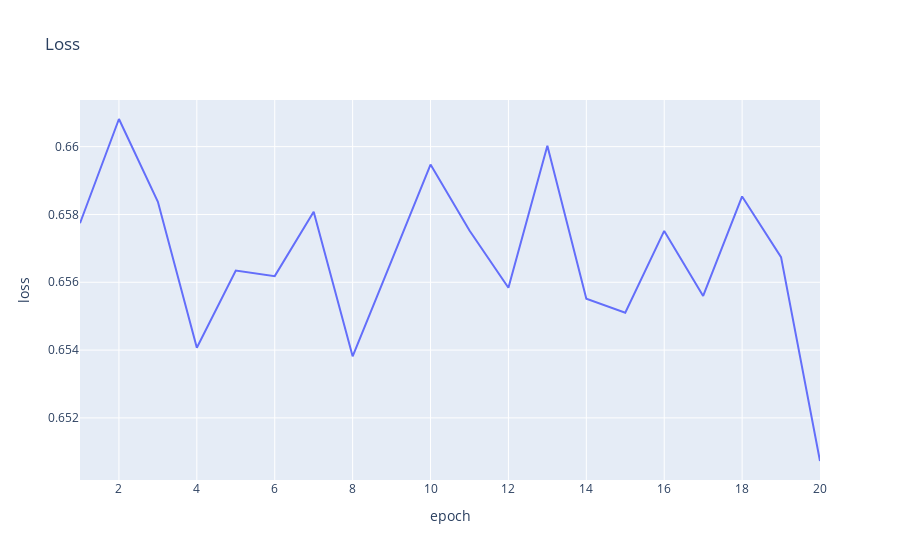
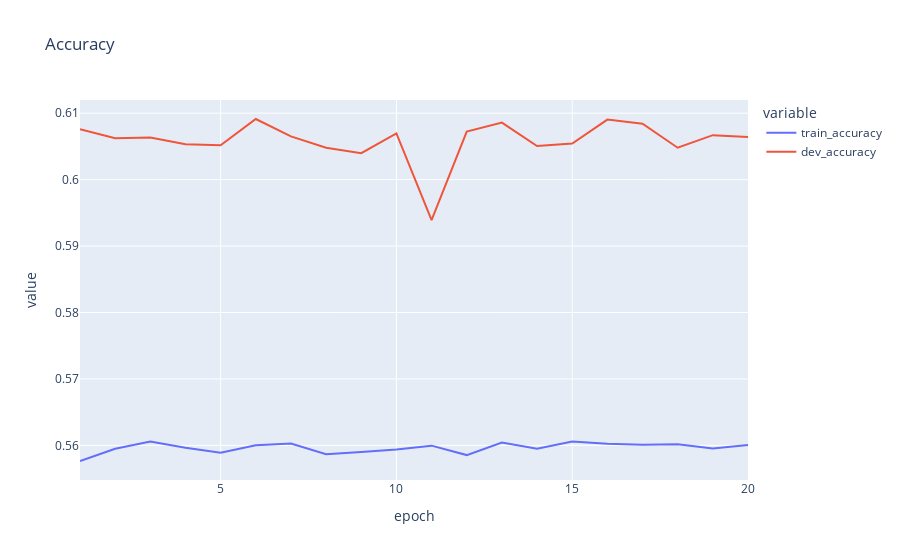
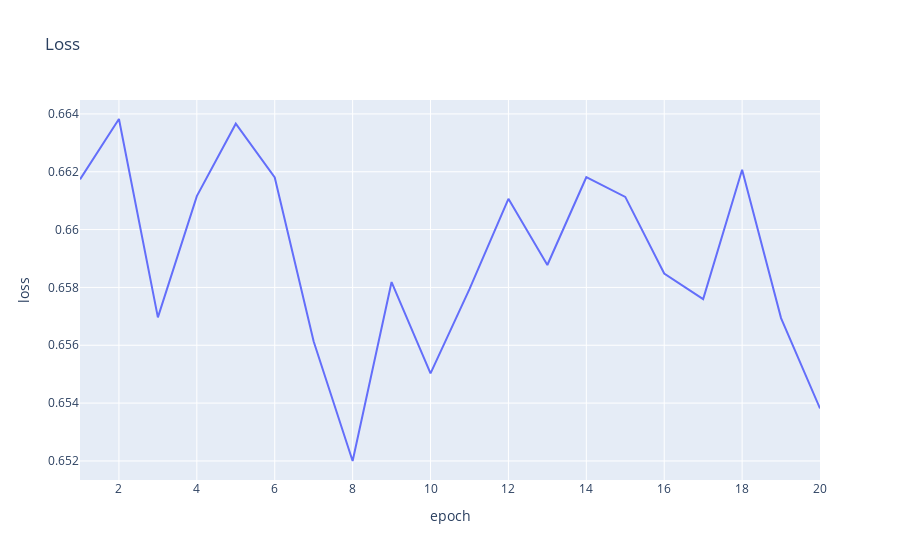
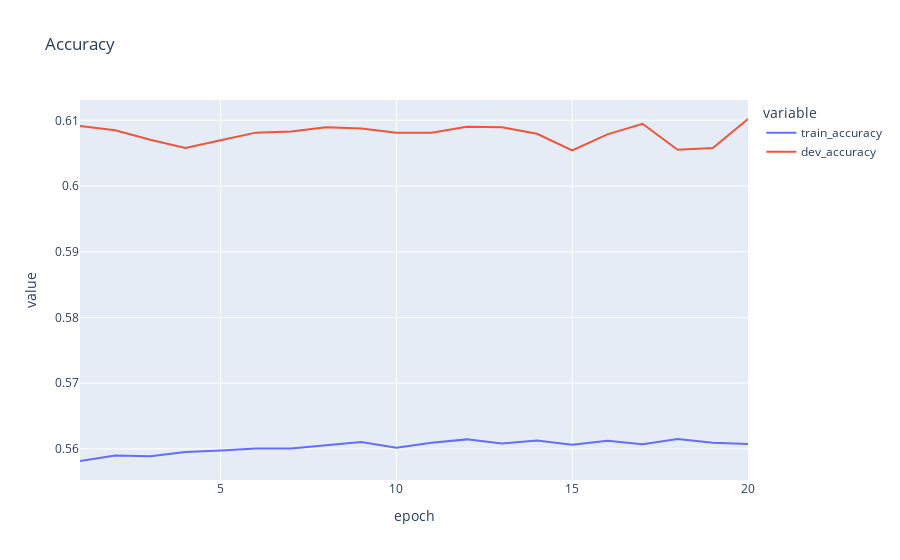

Here is the notebook cell these charts were saved with, in order:
### Markdown cell above
## Search for a models

### Code cell
# Search for a model with a decreasing loss
import os

log_dirpath = f'/projects/tumblr_community_identity/log/'
selected_day = '2021-03-29'
for fname in os.listdir(log_dirpath):
    if selected_day in fname:
        log_fpath = os.path.join(log_dirpath, fname)
        log = pd.read_csv(log_fpath, parse_dates=['datetime'])
        if log.epoch.max() == 20:
            print(f'{fname}: {log.epoch.max()}')

            # Get last metrics/epoch
            score_cols = ['loss', 'train_accuracy', 'dev_accuracy']
            gped = log.groupby('epoch').agg({col: lambda x: x.tolist()[-1] for col in score_cols})

            fig = px.line(gped, x=gped.index, y='loss', title='Loss')
            fig.show()
            fig = px.line(gped, x=gped.index, y=['train_accuracy', 'dev_accuracy'], title='Accuracy')
            fig.show()

### Figure 1 — Plotly figure (JSON) as saved in the notebook; plotly's stock layout.template omitted (floating-point values rounded to 4 significant figures)
{"data": [{"hovertemplate": "epoch=%{x}<br>loss=%{y}<extra></extra>", "legendgroup": "", "line": {"color": "#636efa", "dash": "solid"}, "mode": "lines", "name": "", "orientation": "v", "showlegend": false, "type": "scatter", "x": [1, 2, 3, 4, 5, 6, 7, 8, 9, 10, 11, 12, 13, 14, 15, 16, 17, 18, 19, 20], "xaxis": "x", "y": [0.6577, 0.6608, 0.6584, 0.6541, 0.6563, 0.6562, 0.6581, 0.6538, 0.6566, 0.6595, 0.6575, 0.6558, 0.66, 0.6555, 0.6551, 0.6575, 0.6556, 0.6585, 0.6567, 0.6507], "yaxis": "y"}], "layout": {"autosize": true, "legend": {"tracegroupgap": 0}, "title": {"text": "Loss"}, "xaxis": {"anchor": "y", "autorange": true, "domain": [0, 1], "range": [1, 20], "title": {"text": "epoch"}, "type": "linear"}, "yaxis": {"anchor": "x", "autorange": true, "domain": [0, 1], "range": [0.6502, 0.6614], "title": {"text": "loss"}, "type": "linear"}}}

### Figure 2 — Plotly figure (JSON) as saved in the notebook; plotly's stock layout.template omitted (floating-point values rounded to 4 significant figures)
{"data": [{"hovertemplate": "variable=train_accuracy<br>epoch=%{x}<br>value=%{y}<extra></extra>", "legendgroup": "train_accuracy", "line": {"color": "#636efa", "dash": "solid"}, "mode": "lines", "name": "train_accuracy", "orientation": "v", "showlegend": true, "type": "scatter", "x": [1, 2, 3, 4, 5, 6, 7, 8, 9, 10, 11, 12, 13, 14, 15, 16, 17, 18, 19, 20], "xaxis": "x", "y": [0.5577, 0.5595, 0.5606, 0.5596, 0.5589, 0.56, 0.5603, 0.5587, 0.559, 0.5594, 0.56, 0.5585, 0.5604, 0.5595, 0.5606, 0.5602, 0.5601, 0.5602, 0.5595, 0.5601], "yaxis": "y"}, {"hovertemplate": "variable=dev_accuracy<br>epoch=%{x}<br>value=%{y}<extra></extra>", "legendgroup": "dev_accuracy", "line": {"color": "#EF553B", "dash": "solid"}, "mode": "lines", "name": "dev_accuracy", "orientation": "v", "showlegend": true, "type": "scatter", "x": [1, 2, 3, 4, 5, 6, 7, 8, 9, 10, 11, 12, 13, 14, 15, 16, 17, 18, 19, 20], "xaxis": "x", "y": [0.6076, 0.6062, 0.6063, 0.6053, 0.6052, 0.6091, 0.6065, 0.6048, 0.604, 0.607, 0.5939, 0.6072, 0.6086, 0.6051, 0.6054, 0.609, 0.6084, 0.6048, 0.6067, 0.6064], "yaxis": "y"}], "layout": {"autosize": true, "legend": {"title": {"text": "variable"}, "tracegroupgap": 0}, "title": {"text": "Accuracy"}, "xaxis": {"anchor": "y", "autorange": true, "domain": [0, 1], "range": [1, 20], "title": {"text": "epoch"}, "type": "linear"}, "yaxis": {"anchor": "x", "autorange": true, "domain": [0, 1], "range": [0.5548, 0.612], "title": {"text": "value"}, "type": "linear"}}}

### Figure 3 — Plotly figure (JSON) as saved in the notebook; plotly's stock layout.template omitted (floating-point values rounded to 4 significant figures)
{"data": [{"hovertemplate": "epoch=%{x}<br>loss=%{y}<extra></extra>", "legendgroup": "", "line": {"color": "#636efa", "dash": "solid"}, "mode": "lines", "name": "", "orientation": "v", "showlegend": false, "type": "scatter", "x": [1, 2, 3, 4, 5, 6, 7, 8, 9, 10, 11, 12, 13, 14, 15, 16, 17, 18, 19, 20], "xaxis": "x", "y": [0.6617, 0.6638, 0.657, 0.6612, 0.6637, 0.6618, 0.6561, 0.652, 0.6582, 0.655, 0.6579, 0.6611, 0.6588, 0.6618, 0.6611, 0.6585, 0.6576, 0.6621, 0.6569, 0.6538], "yaxis": "y"}], "layout": {"autosize": true, "legend": {"tracegroupgap": 0}, "title": {"text": "Loss"}, "xaxis": {"anchor": "y", "autorange": true, "domain": [0, 1], "range": [1, 20], "title": {"text": "epoch"}, "type": "linear"}, "yaxis": {"anchor": "x", "autorange": true, "domain": [0, 1], "range": [0.6513, 0.6645], "title": {"text": "loss"}, "type": "linear"}}}

### Figure 4 — Plotly figure (JSON) as saved in the notebook; plotly's stock layout.template omitted (floating-point values rounded to 4 significant figures)
{"data": [{"hovertemplate": "variable=train_accuracy<br>epoch=%{x}<br>value=%{y}<extra></extra>", "legendgroup": "train_accuracy", "line": {"color": "#636efa", "dash": "solid"}, "mode": "lines", "name": "train_accuracy", "orientation": "v", "showlegend": true, "type": "scatter", "x": [1, 2, 3, 4, 5, 6, 7, 8, 9, 10, 11, 12, 13, 14, 15, 16, 17, 18, 19, 20], "xaxis": "x", "y": [0.5582, 0.559, 0.5589, 0.5595, 0.5598, 0.5601, 0.5601, 0.5606, 0.5611, 0.5602, 0.5609, 0.5615, 0.5608, 0.5613, 0.5606, 0.5612, 0.5607, 0.5615, 0.5609, 0.5607], "yaxis": "y"}, {"hovertemplate": "variable=dev_accuracy<br>epoch=%{x}<br>value=%{y}<extra></extra>", "legendgroup": "dev_accuracy", "line": {"color": "#EF553B", "dash": "solid"}, "mode": "lines", "name": "dev_accuracy", "orientation": "v", "showlegend": true, "type": "scatter", "x": [1, 2, 3, 4, 5, 6, 7, 8, 9, 10, 11, 12, 13, 14, 15, 16, 17, 18, 19, 20], "xaxis": "x", "y": [0.6091, 0.6085, 0.607, 0.6058, 0.607, 0.6081, 0.6083, 0.6089, 0.6088, 0.6081, 0.6081, 0.609, 0.6089, 0.608, 0.6054, 0.6079, 0.6095, 0.6055, 0.6058, 0.6102], "yaxis": "y"}], "layout": {"autosize": true, "legend": {"title": {"text": "variable"}, "tracegroupgap": 0}, "title": {"text": "Accuracy"}, "xaxis": {"anchor": "y", "autorange": true, "domain": [0, 1], "range": [1, 20], "title": {"text": "epoch"}, "type": "linear"}, "yaxis": {"anchor": "x", "autorange": true, "domain": [0, 1], "range": [0.5553, 0.6131], "title": {"text": "value"}, "type": "linear"}}}
